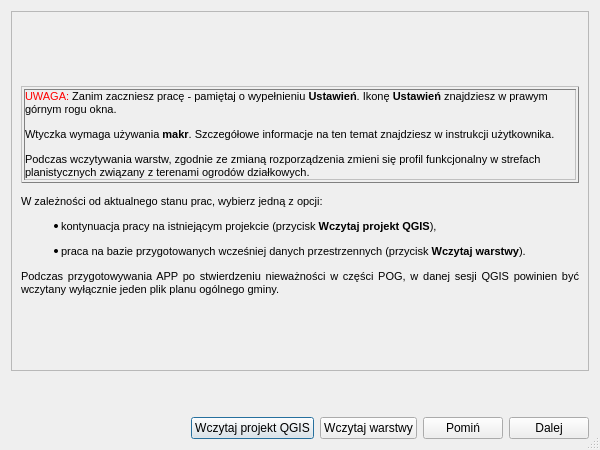
<?xml version="1.0" encoding="UTF-8"?>
<ui version="4.0">
 <class>Dialog</class>
 <widget class="QDialog" name="Dialog">
  <property name="enabled">
   <bool>true</bool>
  </property>
  <property name="geometry">
   <rect>
    <x>0</x>
    <y>0</y>
    <width>600</width>
    <height>450</height>
   </rect>
  </property>
  <property name="minimumSize">
   <size>
    <width>600</width>
    <height>425</height>
   </size>
  </property>
  <property name="windowTitle">
   <string>Dialog</string>
  </property>
  <property name="sizeGripEnabled">
   <bool>true</bool>
  </property>
  <layout class="QGridLayout" name="gridLayout_2">
   <item row="0" column="0">
    <layout class="QVBoxLayout" name="verticalLayout">
     <item>
      <widget class="QScrollArea" name="scrollArea">
       <property name="widgetResizable">
        <bool>true</bool>
       </property>
       <widget class="QWidget" name="scrollAreaWidgetContents">
        <property name="geometry">
         <rect>
          <x>0</x>
          <y>0</y>
          <width>578</width>
          <height>258</height>
         </rect>
        </property>
        <layout class="QGridLayout" name="gridLayout">
         <item row="0" column="0">
          <widget class="QLabel" name="instruction_lbl">
           <property name="frameShape">
            <enum>QFrame::NoFrame</enum>
           </property>
           <property name="text">
            <string>&lt;!DOCTYPE HTML PUBLIC &quot;-//W3C//DTD HTML 4.0//EN&quot; &quot;http://www.w3.org/TR/REC-html40/strict.dtd&quot;&gt;
&lt;html&gt;&lt;head&gt;&lt;meta name=&quot;qrichtext&quot; content=&quot;1&quot; /&gt;&lt;style type=&quot;text/css&quot;&gt;
p, li { white-space: pre-wrap; }
&lt;/style&gt;&lt;/head&gt;&lt;body style=&quot; font-family:'MS Shell Dlg 2'; font-size:8pt; font-weight:400; font-style:normal;&quot;&gt;
&lt;table border=&quot;1&quot; style=&quot; margin-top:0px; margin-bottom:0px; margin-left:0px; margin-right:0px; border-collapse:collapse;&quot; cellspacing=&quot;2&quot; cellpadding=&quot;0&quot;&gt;
&lt;tr&gt;
&lt;td&gt;
&lt;p style=&quot; margin-top:12px; margin-bottom:12px; margin-left:0px; margin-right:0px; -qt-block-indent:0; text-indent:0px;&quot;&gt;&lt;span style=&quot; color:#ff0000;&quot;&gt;UWAGA:&lt;/span&gt; Zanim zaczniesz pracę - pamiętaj o wypełnieniu &lt;span style=&quot; font-weight:600;&quot;&gt;Ustawień&lt;/span&gt;. Ikonę &lt;span style=&quot; font-weight:600;&quot;&gt;Ustawień&lt;/span&gt; znajdziesz w prawym górnym rogu okna.&lt;/p&gt;
&lt;p style=&quot; margin-top:12px; margin-bottom:12px; margin-left:0px; margin-right:0px; -qt-block-indent:0; text-indent:0px;&quot;&gt;Wtyczka wymaga używania &lt;span style=&quot; font-weight:600;&quot;&gt;makr&lt;/span&gt;. Szczegółowe informacje na ten temat znajdziesz w instrukcji użytkownika.&lt;/p&gt;
&lt;p style=&quot; margin-top:12px; margin-bottom:12px; margin-left:0px; margin-right:0px; -qt-block-indent:0; text-indent:0px;&quot;&gt;Podczas wczytywania warstw, zgodnie ze zmianą rozporządzenia zmieni się profil funkcjonalny w strefach planistycznych związany z terenami ogrodów działkowych.&lt;/p&gt;&lt;/td&gt;&lt;/tr&gt;&lt;/table&gt;
&lt;p style=&quot; margin-top:12px; margin-bottom:12px; margin-left:0px; margin-right:0px; -qt-block-indent:0; text-indent:0px;&quot;&gt;W zależności od aktualnego stanu prac, wybierz jedną z opcji:&lt;/p&gt;
&lt;ul style=&quot;margin-top: 0px; margin-bottom: 0px; margin-left: 0px; margin-right: 0px; -qt-list-indent: 1;&quot;&gt;&lt;li style=&quot;&quot; style=&quot; margin-top:12px; margin-bottom:0px; margin-left:0px; margin-right:0px; -qt-block-indent:0; text-indent:0px;&quot;&gt;kontynuacja pracy na istniejącym projekcie (przycisk&lt;span style=&quot; font-weight:600;&quot;&gt; Wczytaj projekt QGIS&lt;/span&gt;),&lt;/li&gt;
&lt;li style=&quot;&quot; style=&quot; margin-top:12px; margin-bottom:0px; margin-left:0px; margin-right:0px; -qt-block-indent:0; text-indent:0px;&quot;&gt;praca na bazie przygotowanych wcześniej danych przestrzennych (przycisk &lt;span style=&quot; font-weight:600;&quot;&gt;Wczytaj warstwy&lt;/span&gt;). &lt;/li&gt;&lt;/ul&gt;
&lt;p style=&quot; margin-top:12px; margin-bottom:0px; margin-left:0px; margin-right:0px; -qt-block-indent:0; text-indent:0px;&quot;&gt;&lt;span style=&quot; font-family:'Aptos','sans-serif';&quot;&gt;Podczas przygotowywania APP po stwierdzeniu nieważności w części POG, w danej sesji QGIS powinien być wczytany wyłącznie jeden plik planu ogólnego gminy.&lt;/span&gt;&lt;/p&gt;&lt;/body&gt;&lt;/html&gt;</string>
           </property>
           <property name="alignment">
            <set>Qt::AlignJustify|Qt::AlignVCenter</set>
           </property>
           <property name="wordWrap">
            <bool>true</bool>
           </property>
          </widget>
         </item>
        </layout>
       </widget>
      </widget>
     </item>
     <item>
      <layout class="QVBoxLayout" name="verticalLayout_2">
       <item>
        <widget class="QLabel" name="label">
         <property name="text">
          <string/>
         </property>
         <property name="pixmap">
          <pixmap resource="../../../../resources.qrc">:/plugins/wtyczka_app/img/baner_wtyczka.png</pixmap>
         </property>
         <property name="scaledContents">
          <bool>false</bool>
         </property>
         <property name="alignment">
          <set>Qt::AlignCenter</set>
         </property>
        </widget>
       </item>
       <item>
        <spacer name="verticalSpacer">
         <property name="orientation">
          <enum>Qt::Vertical</enum>
         </property>
         <property name="sizeType">
          <enum>QSizePolicy::Fixed</enum>
         </property>
         <property name="sizeHint" stdset="0">
          <size>
           <width>20</width>
           <height>20</height>
          </size>
         </property>
        </spacer>
       </item>
      </layout>
     </item>
     <item>
      <layout class="QHBoxLayout" name="horizontalLayout">
       <item>
        <spacer name="horizontalSpacer">
         <property name="orientation">
          <enum>Qt::Horizontal</enum>
         </property>
         <property name="sizeHint" stdset="0">
          <size>
           <width>40</width>
           <height>20</height>
          </size>
         </property>
        </spacer>
       </item>
       <item>
        <widget class="QPushButton" name="projekt_qgs_btn">
         <property name="enabled">
          <bool>true</bool>
         </property>
         <property name="maximumSize">
          <size>
           <width>16777215</width>
           <height>16777215</height>
          </size>
         </property>
         <property name="text">
          <string>Wczytaj projekt QGIS</string>
         </property>
         <property name="autoDefault">
          <bool>true</bool>
         </property>
         <property name="flat">
          <bool>false</bool>
         </property>
        </widget>
       </item>
       <item>
        <widget class="QPushButton" name="load_btn">
         <property name="text">
          <string>Wczytaj warstwy</string>
         </property>
        </widget>
       </item>
       <item>
        <widget class="QPushButton" name="skip_btn">
         <property name="text">
          <string>Pomiń</string>
         </property>
        </widget>
       </item>
       <item>
        <widget class="QPushButton" name="next_btn">
         <property name="text">
          <string>Dalej</string>
         </property>
        </widget>
       </item>
      </layout>
     </item>
    </layout>
   </item>
  </layout>
 </widget>
 <connections/>
</ui>
